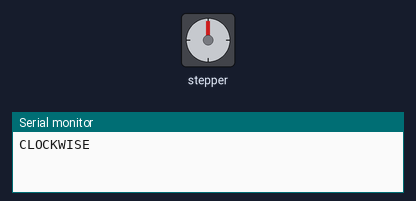
Recording of a program running on a simulated Arduino Nano, built with avr-gcc and run on an emulated ATmega328P. Shown: stepper motor, the last lines printed to the serial monitor. EEPROM starts erased; stepper angles assume 2048 steps per turn.

Above: at 0.15 s.
At 9.8 s:
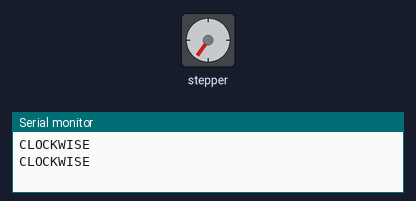
At 19.76 s:
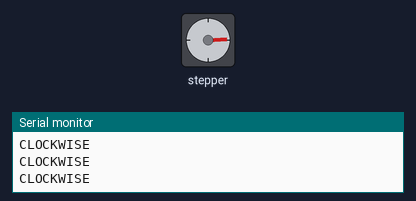
At 39.67 s:
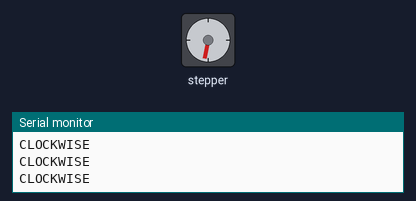
Timing chart, 0 to 40.0 s (numbered marks = the images above):
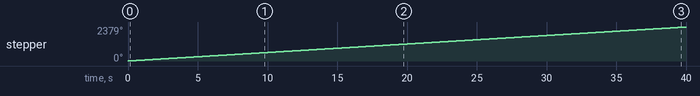

Measured:
- by itself, stepper: keeps turning clockwise at about 59°/s

The program:

main.cpp
```cpp
#include <Arduino.h>
#include <EEPROM.h>
#include <Stepper.h>

int stepperMode; // Defines if the motor is active or inactive
const int stepsPerRevolution = 2048; // Number of steps per rotations
//Stepper myStepper = Stepper(stepsPerRevolution, 9, 10, 11, 8);
Stepper myStepper = Stepper(stepsPerRevolution, 9, 10, 11, 7); //Reserved for D7 models

void setup() {
  Serial.begin(9600);

  myStepper.setSpeed(10);  // Sets motor's speed

  stepperMode = EEPROM.read(0);
  if(stepperMode != 0 && stepperMode != 1 && stepperMode != 2) {

    // The first power cycle is detected when the EEPROM value is not equal
    // to 0 or 1
    EEPROM.update(0, 1);
    stepperMode = 1;

  }

  if(stepperMode == 0) {

    // During the last power cycle, the stepper was inactive
    // We want it to be active turn clockwise
    EEPROM.update(0, 1);

  } else if(stepperMode == 1) {

    // During the last power cycle, the stepper was active and turning clockwise
    // We want it to be active and turn counterclockwise
    EEPROM.update(0, 2);

  } else if(stepperMode == 2) {

    // During the last power cycle, the stpper was active and turning counterclockwise
    // We want it to be inactive.
    EEPROM.update(0, 0);

  }
}

void loop() {
  if(stepperMode == 1) { // The motor is set to turn clockwise
    Serial.println("CLOCKWISE");
    myStepper.step(stepsPerRevolution);
  } else if(stepperMode == 2) { // The motor is set to turn unclockwise
    Serial.println("COUNTERCLOCKWISE");
    myStepper.step(-stepsPerRevolution);
  } else { // The motor is set to stop turning
    Serial.println("STOPPED");
  }
}
```
